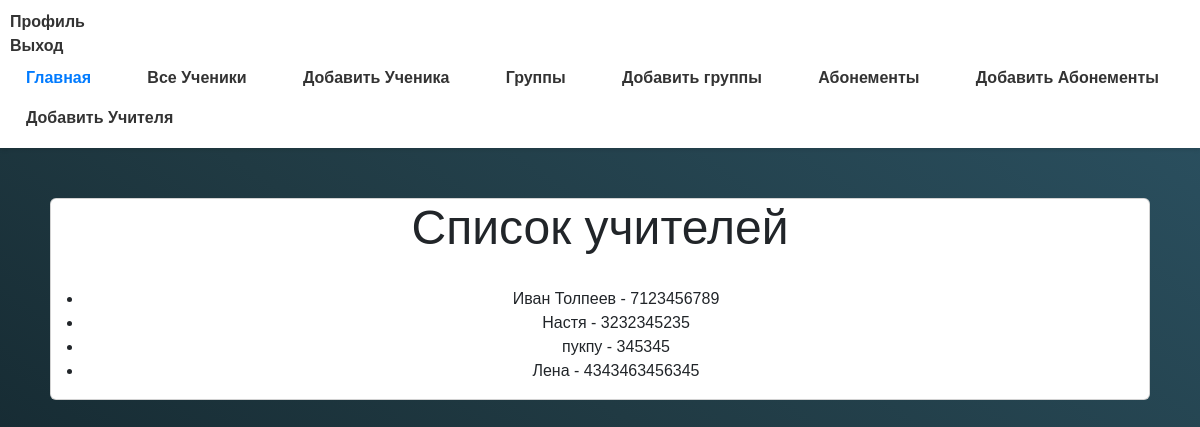
The page /coach_list/ (signed in) on the database as committed earlier.
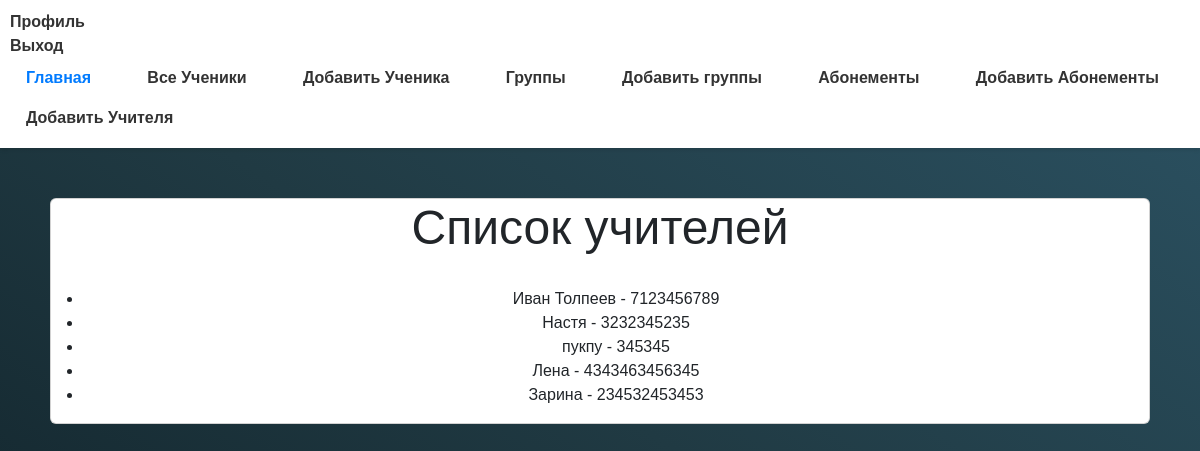
The same page on the database as committed later.
### myapp/models.py (models this page shows)
class Coach(models.Model):
    full_name = models.CharField(max_length=255)
    phone_number = models.CharField(max_length=20)
    students = models.ManyToManyField(Client, null=True, blank=True)
    groupqs = models.ManyToManyField(Group, related_name='coach_groupqs', null=True, blank=True)

### myapp/views.py (the view)
# urls.py: path('coach_list/', coach_list, name='coach_list'),
@login_required
def coach_list(request):
    coaches = Coach.objects.all()
    return render(request, 'coach_list.html', {'coaches': coaches})

### myapp/templates/coach_list.html
{% extends 'base.html' %}
{% block content %}
<div class="container">
    <div class="card">
        <h1>Список учителей</h1>
        <ul>
          {% for coach in coaches %}
            <li>{{ coach.full_name }} - {{ coach.phone_number }}</li>
          {% empty %}
            <li>No coaches yet.</li>
          {% endfor %}
        </ul>
    </div>
</div>
{% endblock %}

Rows that differ between the two databases and show on the page:
added Coach: full_name "Зарина", phone_number "234532453453"
